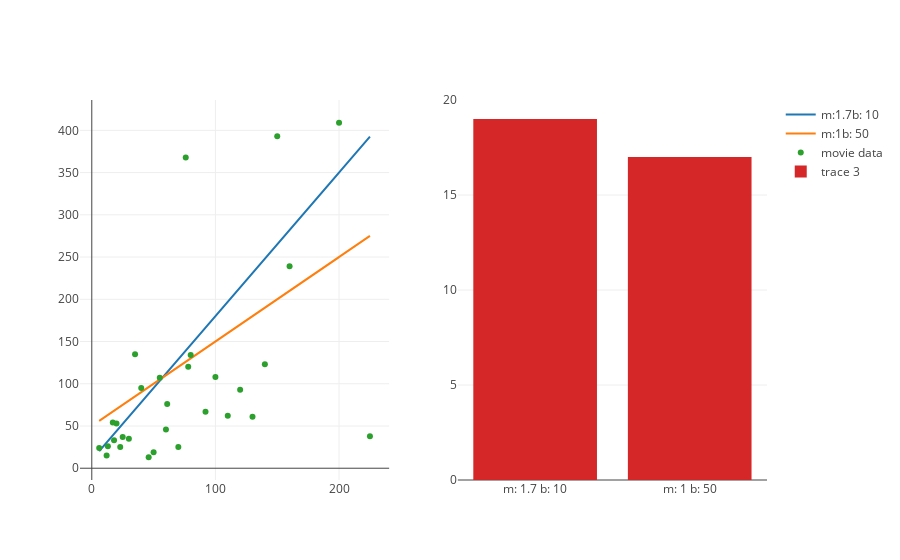

Here is the notebook cell this chart was saved with:
### Code cell
### add more regression lines here, by adding new elements to the list
regression_lines = [(1.7, 10), (1, 50)]

if x_values and y_values:
    regression_traces = list(map(lambda line: m_b_trace(line[0], line[1], x_values, name='m:' + str(line[0]) + 'b: ' + str(line[1])), regression_lines))

    scatter_trace = trace_values(x_values, y_values, text=titles, name='movie data')
    rmse_calc_trace = trace_rmse(x_values, y_values, regression_lines)

    regression_and_rss(scatter_trace, regression_traces, rmse_calc_trace)

### Figure 1 — Plotly figure (JSON) as saved in the notebook; plotly's stock layout.template omitted (floating-point values rounded to 4 significant figures)
{"data": [{"mode": "lines", "name": "m:1.7b: 10", "type": "scatter", "uid": "f79d6484-4f47-11e9-85f1-a5a05d7a551a", "x": [13, 46, 20, 61, 40, 225, 92, 12, 130, 25, 50, 18, 55, 30, 78, 76, 6, 120, 110, 100, 70, 17, 160, 150, 140, 60, 80, 23, 35, 200], "xaxis": "x", "y": [32.1, 88.2, 44, 113.7, 78, 392.5, 166.4, 30.4, 231, 52.5, 95, 40.6, 103.5, 61, 142.6, 139.2, 20.2, 214, 197, 180, 129, 38.9, 282, 265, 248, 112, 146, 49.1, 69.5, 350], "yaxis": "y"}, {"mode": "lines", "name": "m:1b: 50", "type": "scatter", "uid": "f79e5f6a-4f47-11e9-85f1-a5a05d7a551a", "x": [13, 46, 20, 61, 40, 225, 92, 12, 130, 25, 50, 18, 55, 30, 78, 76, 6, 120, 110, 100, 70, 17, 160, 150, 140, 60, 80, 23, 35, 200], "xaxis": "x", "y": [63, 96, 70, 111, 90, 275, 142, 62, 180, 75, 100, 68, 105, 80, 128, 126, 56, 170, 160, 150, 120, 67, 210, 200, 190, 110, 130, 73, 85, 250], "yaxis": "y"}, {"mode": "markers", "name": "movie data", "text": ["21 &amp; Over", "Dredd 3D", "12 Years a Slave", "2 Guns", "42", "47 Ronin", "A Good Day to Die Hard", "About Time", "After Earth", "August: Osage County", "Beautiful Creatures", "Blue Jasmine", "Captain Phillips", "Carrie", "Cloudy with a Chance of Meatballs 2", "Despicable Me 2", "Don Jon", "Elysium", "Ender&#39;s Game", "Epic", "Escape Plan", "Evil Dead", "Fast and Furious 6", "Frozen", "G.I. Joe: Retaliation", "Gangster Squad", "Grown Ups", "Her", "Identity Thief", "Iron Man 3"], "type": "scatter", "uid": "f79ef812-4f47-11e9-85f1-a5a05d7a551a", "x": [13, 46, 20, 61, 40, 225, 92, 12, 130, 25, 50, 18, 55, 30, 78, 76, 6, 120, 110, 100, 70, 17, 160, 150, 140, 60, 80, 23, 35, 200], "xaxis": "x", "y": [26, 13, 53, 76, 95, 38, 67, 15, 61, 37, 19, 33, 107, 35, 120, 368, 24, 93, 62, 108, 25, 54, 239, 393, 123, 46, 134, 25, 135, 409], "yaxis": "y"}, {"type": "bar", "uid": "f7a5aa9a-4f47-11e9-85f1-a5a05d7a551a", "x": ["m: 1.7 b: 10", "m: 1 b: 50"], "xaxis": "x2", "y": [19, 17], "yaxis": "y2"}], "layout": {"xaxis": {"anchor": "y", "domain": [0, 0.45]}, "xaxis2": {"anchor": "y2", "domain": [0.55, 1]}, "yaxis": {"anchor": "x", "domain": [0, 1]}, "yaxis2": {"anchor": "x2", "domain": [0, 1]}}}
